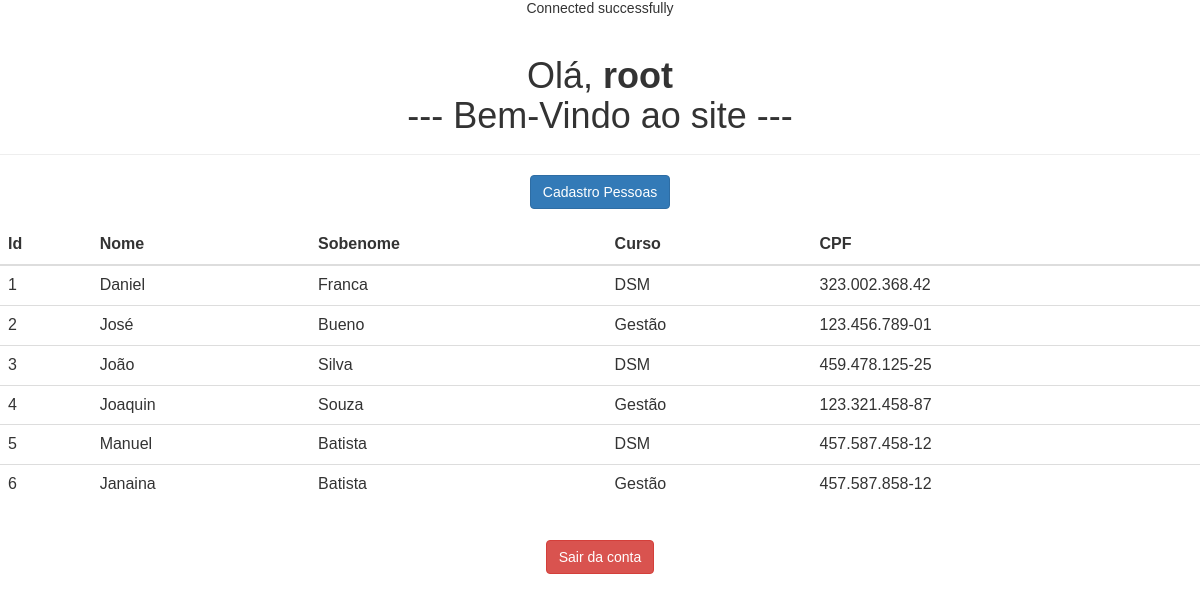
/Avaliacao/welcome.php (signed in), run on the app's committed database.
### tables this page shows
CREATE TABLE IF NOT EXISTS `cadastro` (
  `id` int(11) NOT NULL AUTO_INCREMENT,
  `nome` varchar(80) DEFAULT NULL,
  `sobrenome` varchar(80) DEFAULT NULL,
  `curso` varchar(10) DEFAULT NULL,
  `cpf` varchar(15) DEFAULT NULL,
  PRIMARY KEY (`id`)
);

### Avaliacao/processos.php (called while the page is built, shortened)
<?php
    require_once('./conexao.php');
        $sql = "SELECT * FROM cadastro";
        $result = $conn->query($sql);

### Avaliacao/welcome.php (the view, shortened to what this page needs)
<?php
require_once('./processos.php');
?>
<!DOCTYPE html>
<html lang="pt_BR">
<head>
    <link rel="stylesheet" href="https://maxcdn.bootstrapcdn.com/bootstrap/3.3.7/css/bootstrap.css">
    <link rel="stylesheet" href="https://cdnjs.cloudflare.com/ajax/libs/font-awesome/6.2.0/css/all.min.css" />
</head>
<body>
    <div class="page-header">
        <h1>Olá, <b><?php echo htmlspecialchars($_SESSION["username"]); ?>
        <br>
        </b>--- Bem-Vindo ao site ---</h1>
    </div>
    <p>
        <a href="cadastro.php" class="btn btn-primary">Cadastro Pessoas</a>
        <br><br>
        <?php if($result->num_rows > 0): ?>
            <table class="table">
                <thead>
                    <tr>
                        <th scope="col">Id</th>
                        <th scope="col">Nome</th>
                        <th scope="col">Sobenome</th>
                        <th scope="col">Curso</th>
                        <th scope="col">CPF</th>
                    </tr>
                </thead>
                <tbody>
                    <?php while($row = $result->fetch_assoc()): ?>
                        <tr>
                            <?php echo "
                                <td>".$row["id"]."</td>
                                <td>".$row["nome"]."</td>
                                <td>".$row["sobrenome"]."</td>
                                <td>".$row["curso"]."</td>
                                <td>".$row["cpf"]."</td>";
                            ?>
                        </tr>
                    <?php endwhile; ?>
                </tbody>
            </table>
        <?php else: ?>
            <p>Sem Cadastros Realizados</p>
        <?php endif; ?>
        <br>
        <a href="logout.php" class="btn btn-danger">Sair da conta</a>
    </p>
</body>
</html>

### Avaliacao/welcome.php (style rules this page uses)
body { font: 14px sans-serif; text-align: center; }

### data on the page
cadastro: id "1", nome "Daniel", sobrenome "Franca", curso "DSM", cpf "323.002.368.42"
cadastro: id "2", nome "José", sobrenome "Bueno", curso "Gestão", cpf "123.456.789-01"
cadastro: id "3", nome "João", sobrenome "Silva", curso "DSM", cpf "459.478.125-25"
cadastro: id "4", nome "Joaquin", sobrenome "Souza", curso "Gestão", cpf "123.321.458-87"
cadastro: id "5", nome "Manuel", sobrenome "Batista", curso "DSM", cpf "457.587.458-12"
cadastro: id "6", nome "Janaina", sobrenome "Batista", curso "Gestão", cpf "457.587.858-12"

### other printed values
$_SESSION["username"] "root"
